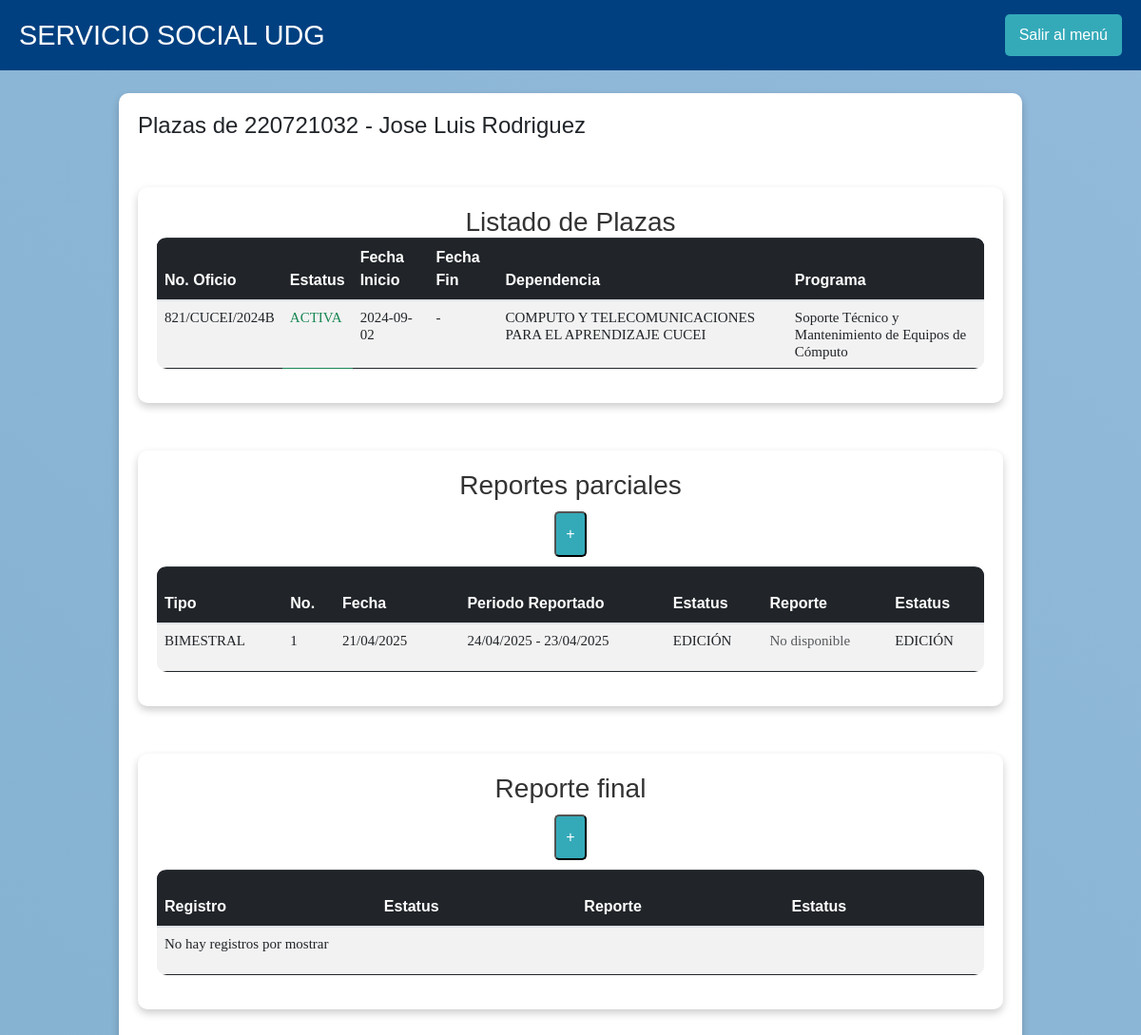
Before: /src/listado_plazas.php (signed in) with the older database file.
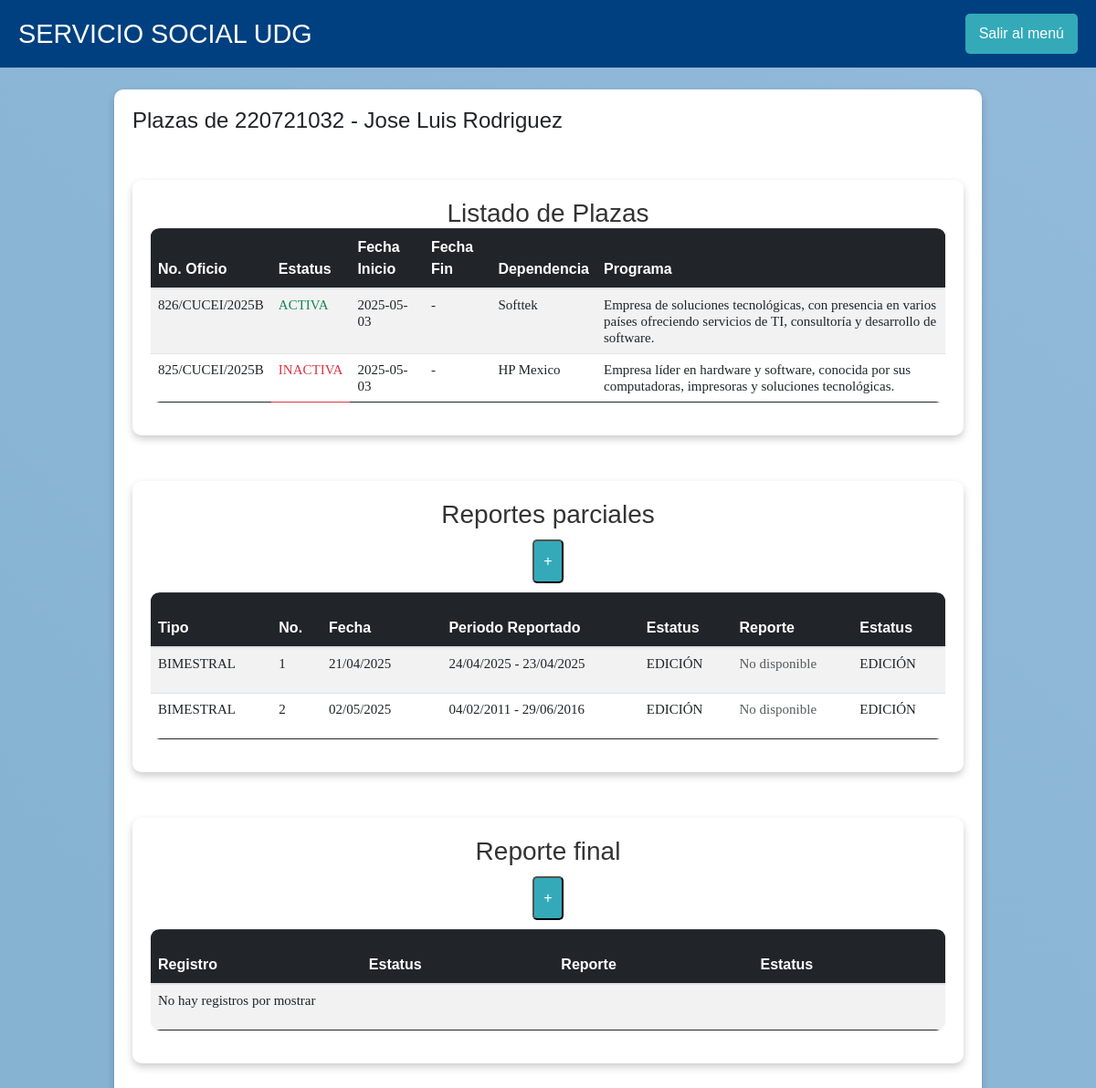
After: the same page with the newer database file.
### tables this page shows
CREATE TABLE IF NOT EXISTS `alumno` (
  `codigoAlumno` int NOT NULL,
  `nombreAlumno` varchar(50) NOT NULL,
  `curp` varchar(50) NOT NULL,
  `domicilio` varchar(50) NOT NULL,
  `fechaNac` date NOT NULL,
  `colonia` varchar(50) NOT NULL,
  `codigoPostal` int NOT NULL,
  `pais` varchar(50) NOT NULL,
  `estado` varchar(50) NOT NULL,
  `ciudad` varchar(50) NOT NULL,
  `correoAlumno` varchar(50) NOT NULL,
  `telefono` varchar(15) NOT NULL,
  `trabajoBool` tinyint(1) NOT NULL,
  `empresa` varchar(50) NOT NULL DEFAULT 'NA',
  `IdUsuario` int NOT NULL,
  PRIMARY KEY (`codigoAlumno`),
  KEY `fk_alumnos_usuarios` (`IdUsuario`)
);

CREATE TABLE IF NOT EXISTS `plazas` (
  `id_plaza` int NOT NULL AUTO_INCREMENT,
  `id_alumno` int DEFAULT NULL,
  `numero_oficio` varchar(50) NOT NULL,
  `estatus` enum('ACTIVA','INACTIVA') NOT NULL,
  `fecha_inicio` date NOT NULL,
  `fecha_fin` date DEFAULT NULL,
  `dependencia` varchar(255) NOT NULL,
  `programa` varchar(255) NOT NULL,
  PRIMARY KEY (`id_plaza`),
  KEY `id_alumno` (`id_alumno`)
);

CREATE TABLE IF NOT EXISTS `reportes` (
  `id_reporte` int NOT NULL AUTO_INCREMENT,
  `IdUsuario` int DEFAULT NULL,
  `id_plaza` int DEFAULT NULL,
  `tipo_reporte` enum('BIMESTRAL','FINAL') NOT NULL,
  `consecutivo` int NOT NULL,
  `fecha_reporte` timestamp NULL DEFAULT CURRENT_TIMESTAMP,
  `horas_reportadas` int NOT NULL,
  `fecha_inicio` date NOT NULL,
  `fecha_fin` date NOT NULL,
  `actividades_realizadas` text NOT NULL,
  `actividades_ajustadas` enum('SI','NO','EN PARTE') NOT NULL,
  `nuevos_conocimientos` int DEFAULT NULL,
  `experiencias_formativas` int DEFAULT NULL,
  `experiencias_profesionales` int DEFAULT NULL,
  `adquisicion_habilidades` int DEFAULT NULL,
  `aportaciones_institucion` text,
  `cumplimiento_actividades` enum('SI','NO','EN PARTE') NOT NULL,
  `estatus` enum('EDICIÓN','APROBADO','RECHAZADO') NOT NULL DEFAULT 'EDICIÓN',
  `ruta_reporte` varchar(255) DEFAULT NULL,
  PRIMARY KEY (`id_reporte`),
  KEY `id_alumno` (`IdUsuario`),
  KEY `id_plaza` (`id_plaza`)
);

### src/listado_plazas.php (the view, shortened to what this page needs)
<?php
$IdUsuario = $_SESSION['id_usuario'];
$conn = OpenCon();
$sql = "SELECT codigoAlumno, nombreAlumno FROM alumno WHERE IdUsuario = ?";
$stmt = $conn->prepare($sql);
$stmt->bind_param("i", $IdUsuario);
$stmt->execute();
$result = $stmt->get_result();
$alumno = $result->fetch_assoc() ?: [];
$sqlPlazas = "SELECT numero_oficio, estatus, fecha_inicio, fecha_fin, dependencia, programa FROM plazas WHERE id_alumno = ?";
$stmt = $conn->prepare($sqlPlazas);
$stmt->bind_param("i", $IdUsuario);
$stmt->execute();
$result = $stmt->get_result();
$plazas = [];
if ($result->num_rows > 0) {
    while ($row = $result->fetch_assoc()) {
        $plazas[] = $row;
    }
}
$sqlReportes = "SELECT tipo_reporte, consecutivo, fecha_reporte, fecha_inicio, fecha_fin, estatus, ruta_reporte
                FROM reportes
                WHERE IdUsuario = ? AND tipo_reporte = 'BIMESTRAL'
                ORDER BY consecutivo ASC";
$stmt = $conn->prepare($sqlReportes);
$stmt->bind_param("i", $IdUsuario);
$stmt->execute();
$result = $stmt->get_result();
$reportesParciales = [];
if ($result->num_rows > 0) {
    while ($row = $result->fetch_assoc()) {
        $reportesParciales[] = $row;
    }
}
?>
<!DOCTYPE html>
<html lang="es">
<head>
    <link rel="stylesheet" href="../css/bootstrap.css">
    <link rel="stylesheet" href="../css/main.css">
    <link href="https://cdn.jsdelivr.net/npm/bootstrap@5.3.0/dist/css/bootstrap.min.css" rel="stylesheet">
</head>
<body>
    <div class="header">
        <h1>SERVICIO SOCIAL UDG</h1>
        <a href="cart.php" class="logout-button">Salir al menú</a>
    </div>
    <div class="container mt-4">
        <h4 class="text-left mb-4">
            Plazas de <?php echo htmlspecialchars($alumno['codigoAlumno'] . " - " . $alumno['nombreAlumno']); ?>
        </h4>
        <div class="container">
            <h3 class="text-center mb-4">Listado de Plazas</h3>
            <div class="table-responsive">
            <table class="table table-striped table-hover">
                <thead class="table-dark">
                <tr>
                    <th>No. Oficio</th>
                    <th>Estatus</th>
                    <th>Fecha Inicio</th>
                    <th>Fecha Fin</th>
                    <th>Dependencia</th>
                    <th>Programa</th>
                </tr>
                </thead>
                <tbody>
                <?php if (!empty($plazas)): ?>
                    <?php foreach ($plazas as $plaza): ?>
                    <tr>
                        <td><?php echo htmlspecialchars($plaza['numero_oficio']); ?></td>
                        <td class="<?php echo $plaza['estatus'] === 'ACTIVA' ? 'text-success' : 'text-danger'; ?>">
                        <?php echo htmlspecialchars($plaza['estatus']); ?>
                        </td>
                        <td><?php echo htmlspecialchars($plaza['fecha_inicio']); ?></td>
                        <td><?php echo htmlspecialchars($plaza['fecha_fin'] ?: '-'); ?></td>
                        <td><?php echo htmlspecialchars($plaza['dependencia']); ?></td>
                        <td><?php echo htmlspecialchars($plaza['programa']); ?></td>
                    </tr>
                    <?php endforeach; ?>
                <?php else: ?>
                    <tr>
                    <td colspan="7">No hay plazas activas para mostrar</td>
                    </tr>
                <?php endif; ?>
                </tbody>
            </table>
            </div>
        </div>
        <div class="container">
            <h3 class="text-center mb-4">Reportes parciales</h3>
            <button class="btn-download" data-bs-toggle="modal" data-bs-target="#reporteParcialModal">+</button>
            <div class="table-responsive">
                <table class="table table-striped table-hover">
                    <thead class="table-dark">
                        <tr>
                            <th>Tipo</th>
                            <th>No.</th>
                            <th>Fecha</th>
                            <th></th>
                            <th>Periodo Reportado</th>
                            <th>Estatus</th>
                            <th>Reporte</th>
                            <th>Estatus</th>
                        </tr>
                    </thead>
                    <tbody>
                    <?php if (!empty($reportesParciales)): ?>
                        <?php foreach ($reportesParciales as $reporte): ?>
                        <tr>
                            <td><?php echo htmlspecialchars($reporte['tipo_reporte']); ?></td>
                            <td><?php echo htmlspecialchars($reporte['consecutivo']); ?></td>
                            <td><?php echo date("d/m/Y", strtotime($reporte['fecha_reporte'])); ?></td>
                            <td></td>
                            <td><?php echo date("d/m/Y", strtotime($reporte['fecha_inicio'])) . " - " . date("d/m/Y", strtotime($reporte['fecha_fin'])); ?></td>
                            <td><?php echo htmlspecialchars($reporte['estatus']); ?></td>
                            <td>
                                <?php if (!empty($reporte['ruta_reporte'])): ?>
                                    <a href="<?php echo htmlspecialchars($reporte['ruta_reporte']); ?>" target="_blank" class="btn btn-sm btn-primary">Ver</a>
                                <?php else: ?>
                                    <span class="text-muted">No disponible</span>
                                <?php endif; ?>
                            </td>
                            <td><?php echo htmlspecialchars($reporte['estatus']); ?></td>
                        </tr>
                        <?php endforeach; ?>
                    <?php else: ?>
                        <tr>
                            <td colspan="8">No hay registros por mostrar</td>
                        </tr>
                    <?php endif; ?>
                    </tbody>
                </table>
            </div>
        </div>
        <div class="container">
            <h3 class="text-center mb-4">Reporte final</h3>
            <button class="btn-download" data-bs-toggle="modal" data-bs-target="#reporteFinalModal">+</button>
            <div class="table-responsive">
                <table class="table table-striped table-hover">
                    <thead class="table-dark">
                        <tr>
                            <th>Registro</th>
                            <th>Estatus</th>
                            <th>Reporte</th>
                            <th>Estatus</th>
                        </tr>
                    </thead>
                    <tbody>
                        <tr>
                            <td colspan="4">No hay registros por mostrar</td>
                        </tr>
                    </tbody>
                </table>
            </div>
        </div>
    </div>
</body>
</html>

### css/main.css (style rules this page uses)
body { color: #777777; font-family: "Poppins", sans-serif; font-size: 14px; font-weight: 300; line-height: 1.625em; position: relative; }
a { -webkit-transition: all 0.3s ease 0s; -moz-transition: all 0.3s ease 0s; -o-transition: all 0.3s ease 0s; transition: all 0.3s ease 0s; }
a, a:focus, a:hover { text-decoration: none; outline: 0; }
h1, h2, h3, h4, h5, h6 { font-family: "Poppins", sans-serif; color: #222222; line-height: 1.2em !important; margin-bottom: 0; margin-top: 0; font-weight: 600; }
h1, .h1 { font-size: 36px; }
h3, .h3 { font-size: 24px; }
h4, .h4 { font-size: 18px; }
td, th { border-radius: 0px; }
.text-center { text-align: center; }
.text-left { text-align: left; }
h1 { font-size: 36px; }
h3 { font-size: 24px; }
h4 { font-size: 18px; }
h1, h2, h3, h4, h5, h6 { line-height: 1.5em; }
.header h1 { color: #fff; }
table { border-spacing: 1; border-collapse: collapse; background: white; border-radius: 10px; overflow: hidden; width: 100%; margin: 0 auto; position: relative; }
table * { position: relative; }
table td, table th { padding-left: 8px; }
table thead tr { height: 60px; background: #36304a; }
table tbody tr { height: 50px; }
table tbody tr:last-child { border: 0; }
table td, table th { text-align: left; }
tbody tr:nth-child(even) { background-color: #f5f5f5; }
tbody tr { font-family: OpenSans-Regular; font-size: 15px; color: #808080; line-height: 1.2; font-weight: unset; }

### src/listado_plazas.php (style rules this page uses)
body { font-family: Arial, sans-serif; margin: 0; padding: 0; height: 100vh; background: linear-gradient(45deg, #a2c2e7, #86b3d1, #a2c2e7, #86b3d1); background-size: 800% 800%; animation: gradientAnimation 2s ease infinite; }
.header { display: flex; justify-content: space-between; align-items: center; background-color: #004080; color: white; padding: 15px 20px; font-family: Arial, sans-serif; }
.header h1 { margin: 0; font-size: 1.8rem; }
.logout-button { background-color:rgb(52, 170, 185); color: white; padding: 10px 15px; text-decoration: none; border-radius: 5px; font-size: 1rem; }
.container { max-width: 950px; margin: 50px auto; background: white; padding: 20px; border-radius: 10px; box-shadow: 0 4px 8px rgba(0, 0, 0, 0.2); text-align: center; }
.container h3 { color: #333; margin: 0px auto; margin-bottom: 0rem !important; }
.btn-download, .btn-back { display: inline-block; background-color:rgb(52, 170, 185); color: white; padding: 10px 10px; text-decoration: none; border-radius: 5px; transition: background-color 0.3s; margin: 10px auto; }

Changed rows visible on the page:
removed plazas: numero_oficio "821/CUCEI/2024B", estatus "ACTIVA", fecha_inicio "2024-09-02", fecha_fin "-", dependencia "COMPUTO Y TELECOMUNICACIONES PARA EL APRENDIZAJE CUCEI", programa "Soporte Técnico y Mantenimiento de Equipos de Cómputo"
added plazas: numero_oficio "826/CUCEI/2025B", estatus "ACTIVA", fecha_inicio "2025-05-03", fecha_fin "-", dependencia "Softtek", programa "Empresa de soluciones tecnológicas, con presencia en varios países ofreciendo servicios de TI, consultoría y desarrollo de software."
added plazas: numero_oficio "825/CUCEI/2025B", estatus "INACTIVA", fecha_inicio "2025-05-03", fecha_fin "-", dependencia "HP Mexico", programa "Empresa líder en hardware y software, conocida por sus computadoras, impresoras y soluciones tecnológicas."
added reportes: tipo_reporte "BIMESTRAL", consecutivo "2", fecha_reporte "02/05/2025", fecha_inicio "04/02/2011", fecha_fin "29/06/2016", estatus "EDICIÓN", shows "No disponible"
